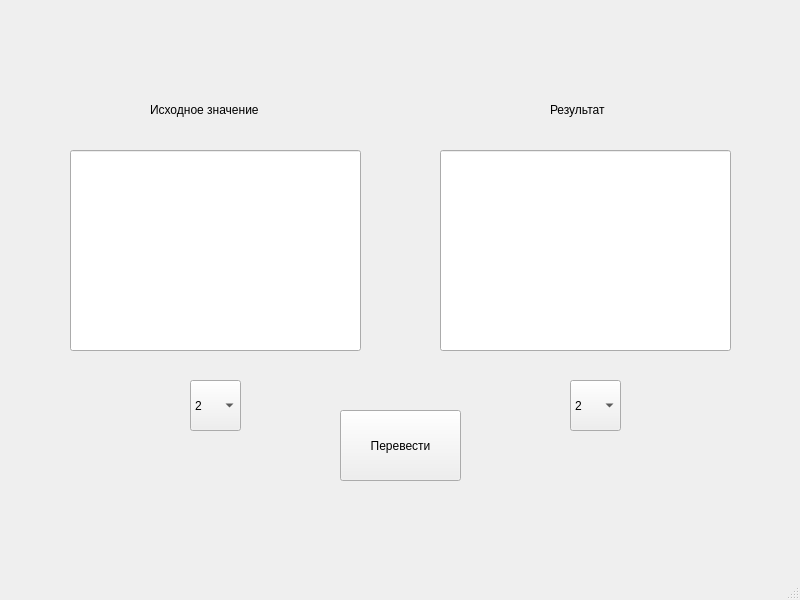
<?xml version="1.0" encoding="UTF-8"?>
<ui version="4.0">
 <class>MainWindow</class>
 <widget class="QMainWindow" name="MainWindow">
  <property name="geometry">
   <rect>
    <x>0</x>
    <y>0</y>
    <width>800</width>
    <height>600</height>
   </rect>
  </property>
  <property name="windowTitle">
   <string>MainWindow</string>
  </property>
  <widget class="QWidget" name="centralwidget">
   <widget class="QLineEdit" name="lineEdit_2">
    <property name="geometry">
     <rect>
      <x>440</x>
      <y>150</y>
      <width>291</width>
      <height>201</height>
     </rect>
    </property>
   </widget>
   <widget class="QPushButton" name="pushButton">
    <property name="geometry">
     <rect>
      <x>340</x>
      <y>410</y>
      <width>121</width>
      <height>71</height>
     </rect>
    </property>
    <property name="text">
     <string>Перевести</string>
    </property>
   </widget>
   <widget class="QLabel" name="label">
    <property name="geometry">
     <rect>
      <x>150</x>
      <y>100</y>
      <width>141</width>
      <height>20</height>
     </rect>
    </property>
    <property name="text">
     <string>Исходное значение</string>
    </property>
   </widget>
   <widget class="QComboBox" name="comboBox">
    <property name="geometry">
     <rect>
      <x>190</x>
      <y>380</y>
      <width>51</width>
      <height>51</height>
     </rect>
    </property>
    <item>
     <property name="text">
      <string>2</string>
     </property>
    </item>
    <item>
     <property name="text">
      <string>8</string>
     </property>
    </item>
    <item>
     <property name="text">
      <string>10</string>
     </property>
    </item>
    <item>
     <property name="text">
      <string>16</string>
     </property>
    </item>
   </widget>
   <widget class="QLineEdit" name="lineEdit">
    <property name="geometry">
     <rect>
      <x>70</x>
      <y>150</y>
      <width>291</width>
      <height>201</height>
     </rect>
    </property>
   </widget>
   <widget class="QComboBox" name="comboBox_2">
    <property name="geometry">
     <rect>
      <x>570</x>
      <y>380</y>
      <width>51</width>
      <height>51</height>
     </rect>
    </property>
    <item>
     <property name="text">
      <string>2</string>
     </property>
    </item>
    <item>
     <property name="text">
      <string>8</string>
     </property>
    </item>
    <item>
     <property name="text">
      <string>10</string>
     </property>
    </item>
    <item>
     <property name="text">
      <string>16</string>
     </property>
    </item>
   </widget>
   <widget class="QLabel" name="label_2">
    <property name="geometry">
     <rect>
      <x>550</x>
      <y>100</y>
      <width>71</width>
      <height>20</height>
     </rect>
    </property>
    <property name="text">
     <string>Результат</string>
    </property>
   </widget>
  </widget>
  <widget class="QMenuBar" name="menubar">
   <property name="geometry">
    <rect>
     <x>0</x>
     <y>0</y>
     <width>800</width>
     <height>25</height>
    </rect>
   </property>
  </widget>
  <widget class="QStatusBar" name="statusbar"/>
 </widget>
 <resources/>
 <connections/>
</ui>
